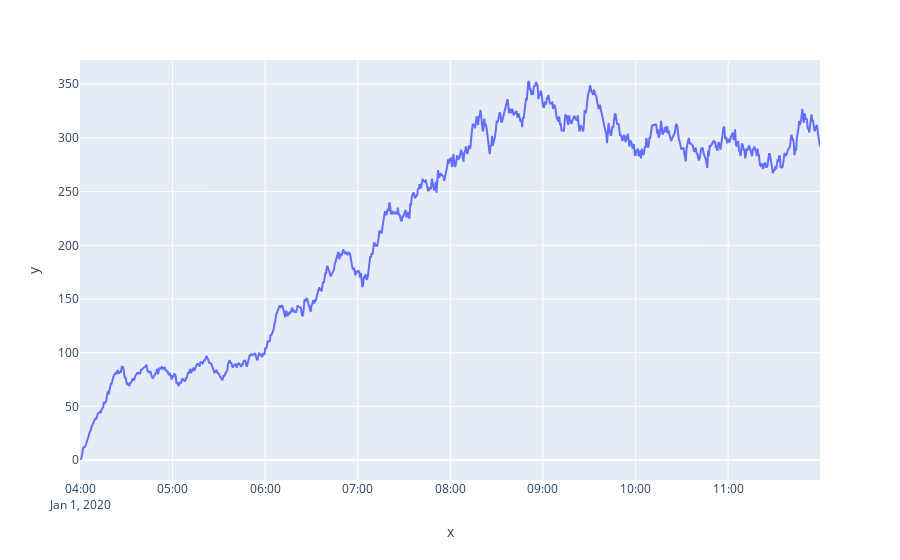

The notebook cell saved with this chart:
### Code cell
PASSENGER_TRIP = db.passenger_ride_hail_trip


cursor = PASSENGER_TRIP.aggregate([
    {
        '$match': {
            'run_id': 'r0kZnIvJqUWg'
        }
    }, {
        '$group': {
            '_id': {
                'user': '$user'
            }, 
            'entered_market': {
                '$min': '$_created'
            }, 
            'exit_market': {
                '$max': '$_updated'
            }
        }
    }
])

docs = list(cursor)
start_time = datetime(2020, 1, 1, 4, 0)
end_time = datetime(2020, 1, 1, 12, 0)

results = []

for elapsed_time in range(0, int((end_time-start_time).total_seconds()), 30):
    sim_clock = start_time + relativedelta(seconds=elapsed_time)
    value = 0
    for doc in docs:
        if (doc['entered_market'] <= sim_clock) and (doc['exit_market'] >= sim_clock):
            value += 1
    
    results.append({
        "sim_clock": sim_clock,
        "value": value
    })

px.line(x=[item['sim_clock'] for item in results], y=[item['value'] for item in results])

### Figure 1 — Plotly figure (JSON) as saved in the notebook; plotly's stock layout.template omitted (floating-point values rounded to 4 significant figures; data arrays with more than 128 entries replaced by an {"elided": "..."} marker saying what was removed)
{"data": [{"hovertemplate": "x=%{x}<br>y=%{y}<extra></extra>", "legendgroup": "", "line": {"color": "#636efa", "dash": "solid"}, "marker": {"symbol": "circle"}, "mode": "lines", "name": "", "orientation": "v", "showlegend": false, "type": "scatter", "x": {"elided": "960 str values"}, "xaxis": "x", "y": {"elided": "960 int values"}, "yaxis": "y"}], "layout": {"autosize": true, "legend": {"tracegroupgap": 0}, "margin": {"t": 60}, "xaxis": {"anchor": "y", "autorange": true, "domain": [0, 1], "range": ["2020-01-01 04:00", "2020-01-01 11:59:30"], "title": {"text": "x"}, "type": "date"}, "yaxis": {"anchor": "x", "autorange": true, "domain": [0, 1], "range": [-18.56, 372.6], "title": {"text": "y"}, "type": "linear"}}}
